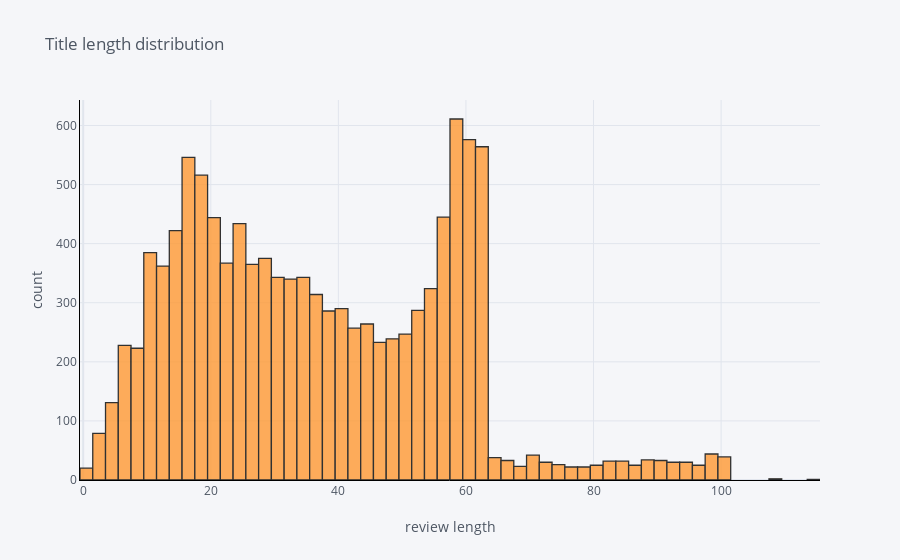

Here is the notebook cell this chart was saved with:
### Code cell
df['title_len'].iplot(
    kind='hist',
    bins=100,
    xTitle='review length',
    linecolor='black',
    yTitle='count',
    title='Title length distribution')

### Figure 1 — Plotly figure (JSON) as saved in the notebook; plotly's stock layout.template omitted (floating-point values rounded to 4 significant figures; data arrays with more than 128 entries replaced by an {"elided": "..."} marker saying what was removed)
{"data": [{"histfunc": "count", "histnorm": "", "marker": {"color": "rgba(255, 153, 51, 1.0)", "line": {"color": "#000000", "width": 1.3}}, "name": "title_len", "nbinsx": 100, "opacity": 0.8, "orientation": "v", "type": "histogram", "x": {"elided": "11448 int values"}}], "layout": {"barmode": "overlay", "legend": {"bgcolor": "#F5F6F9", "font": {"color": "#4D5663"}}, "paper_bgcolor": "#F5F6F9", "plot_bgcolor": "#F5F6F9", "title": {"font": {"color": "#4D5663"}, "text": "Title length distribution"}, "xaxis": {"gridcolor": "#E1E5ED", "linecolor": "black", "showgrid": true, "tickfont": {"color": "#4D5663"}, "title": {"font": {"color": "#4D5663"}, "text": "review length"}, "zerolinecolor": "#E1E5ED"}, "yaxis": {"gridcolor": "#E1E5ED", "linecolor": "black", "showgrid": true, "tickfont": {"color": "#4D5663"}, "title": {"font": {"color": "#4D5663"}, "text": "count"}, "zerolinecolor": "#E1E5ED"}}}
